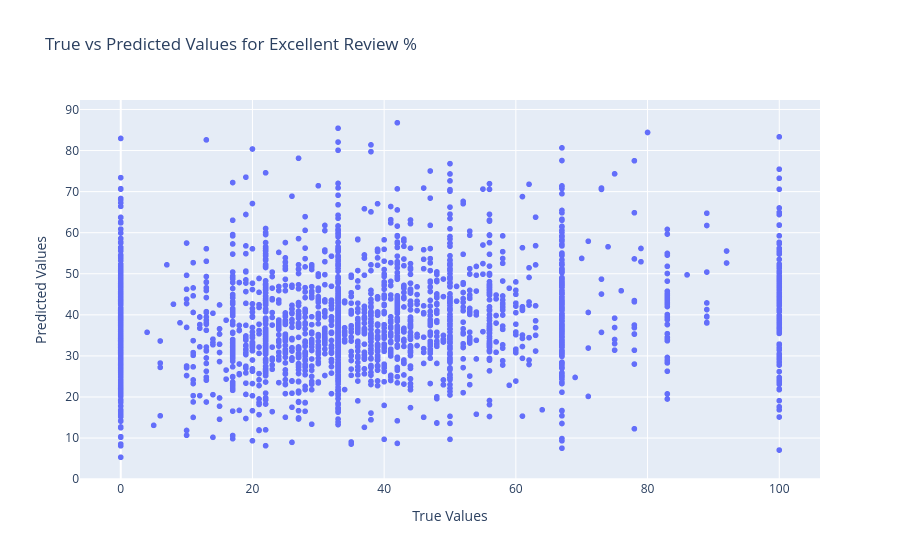

The code cell stored with this chart in its notebook:
### Code cell
#lets add visuals to this preedictions
fig = px.scatter(x=y_test, y=y_pred, labels ={'x': 'True Values', 'y': 'Predicted Values'},
                 title='True vs Predicted Values for Excellent Review %') # creating a scatter plot
fig.show() # showing the plot

### Figure 1 — Plotly figure (JSON) as saved in the notebook; plotly's stock layout.template omitted (floating-point values rounded to 4 significant figures; data arrays with more than 128 entries replaced by an {"elided": "..."} marker saying what was removed)
{"data": [{"hovertemplate": "True Values=%{x}<br>Predicted Values=%{y}<extra></extra>", "legendgroup": "", "marker": {"color": "#636efa", "symbol": "circle"}, "mode": "markers", "name": "", "showlegend": false, "type": "scattergl", "x": {"elided": "2349 int values"}, "xaxis": "x", "y": {"elided": "2349 float values"}, "yaxis": "y"}], "layout": {"legend": {"tracegroupgap": 0}, "title": {"text": "True vs Predicted Values for Excellent Review %"}, "xaxis": {"anchor": "y", "domain": [0, 1], "title": {"text": "True Values"}}, "yaxis": {"anchor": "x", "domain": [0, 1], "title": {"text": "Predicted Values"}}}}
